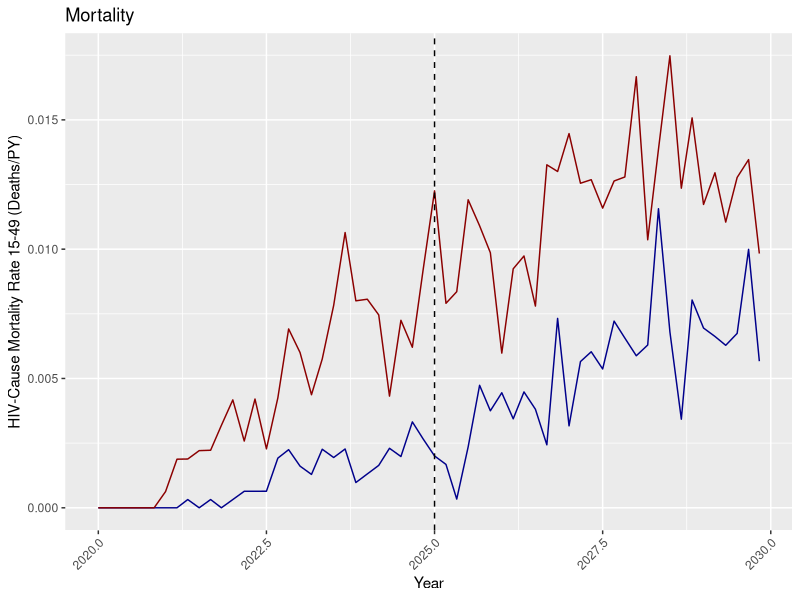
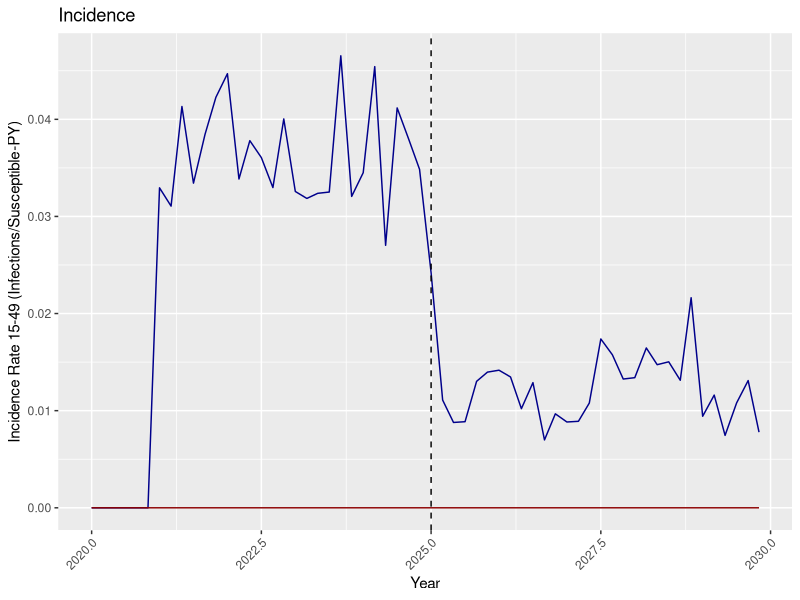
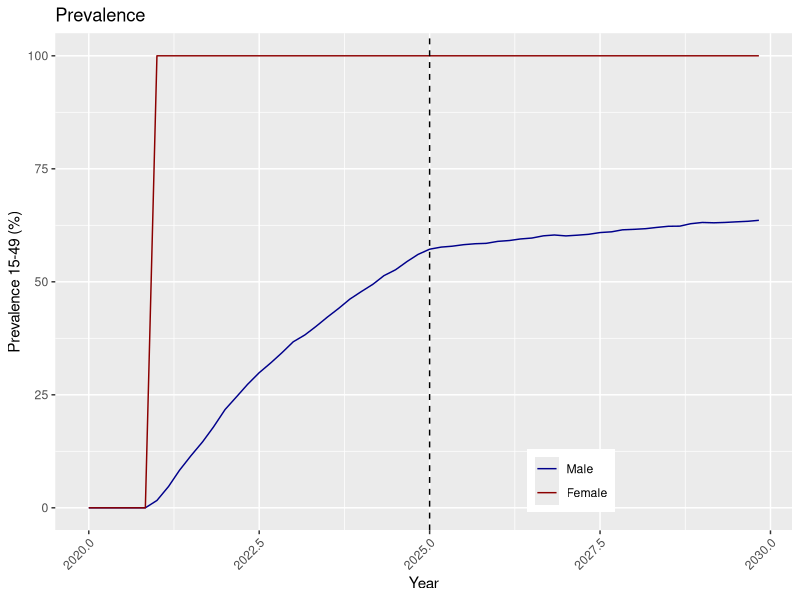

Here is the R script that generated these plots, in order:
# SUMMARY: Plot HIV prevalence, incidence rate, and mortality rate for ages 15-49 by gender
# INPUT: output/ReportHIVByAgeAndGender.csv
# OUTPUT: figs/HIV_Summary.png

rm( list=ls( all=TRUE ) )
graphics.off()

library(reshape)
library(ggplot2)
library(gridExtra)


VMMC_YEAR = 2025

fig_dir = 'figs'
if( !file.exists(fig_dir) ) {
    dir.create(fig_dir)
}

dat = read.csv(file.path("output", "ReportHIVByAgeAndGender.csv"))

prevalent.m = melt(dat, 
    id=c("Year", "Gender", "Age"),
    measure=c("Population", "Infected", "On_ART"))

incident.m = melt(dat, 
    id=c("Year", "Gender", "Age"),
    measure=c("Died", "Died_from_HIV", "Newly.Infected"))

Years = unique(prevalent.m$Year)
nYears = 2*floor(length(Years)/2)   # Make it even
midYears = Years[seq(0,nYears-1) %% 2 == 0]   # First is mid-year

# midYear function for stitching half years together
midYear = function(year) {
    if( any(midYears == year) ) {
        return(year)
    }

    idx = which(year == Years)
    stopifnot(idx > 0)
    return( Years[[idx-1]] )
}

prevalent.m = prevalent.m[prevalent.m$Year %in% midYears,]
prevalent.c = cast(prevalent.m, Year + Gender~ variable, sum, subset=(Age>=15 & Age<50))

incident.m$Year = sapply(incident.m$Year, midYear)
incident.c = cast(incident.m, Year + Gender ~ variable, sum, subset=(Age>=15 & Age<50))

both.c = merge(prevalent.c, incident.c, by=c("Year", "Gender"))
both.c$Prevalence = 100 * both.c$Infected / both.c$Population
both.c$IncidenceRate = both.c$Newly.Infected / (both.c$Population - both.c$Infected)
both.c$IncidenceRate[ is.nan(both.c$IncidenceRate) ] = 0
both.c$IncidenceRate[ is.infinite(both.c$IncidenceRate) ] = 0
both.c$HIVCauseMortalityRate = both.c$Died_from_HIV / both.c$Population
both.c$Gender = factor(both.c$Gender, labels=c("Male", "Female"))

p.prevalence = ggplot(both.c, aes(x=Year, y=Prevalence, colour=Gender)) +
    geom_line() +
    geom_vline(xintercept=VMMC_YEAR, colour="black", linetype="dashed") + 
    scale_color_manual(values=c("darkblue", "darkred")) +
    theme(axis.text.x = element_text(angle = 45, hjust = 1)) +
    theme(legend.position=c(0.7,0.1)) +
    theme(legend.title=element_blank()) +
    xlab( "Year" ) +
    ylab( "Prevalence 15-49 (%)" ) +
    ggtitle( "Prevalence" )


p.incidence = ggplot(both.c, aes(x=Year, y=IncidenceRate, colour=Gender)) +
    geom_line() +
    geom_vline(xintercept=VMMC_YEAR, colour="black", linetype="dashed") + 
    scale_color_manual(values=c("darkblue", "darkred")) +
    theme(axis.text.x = element_text(angle = 45, hjust = 1)) +
    theme(legend.position="none") +
    theme(legend.title=element_blank()) +
    xlab( "Year" ) +
    ylab( "Incidence Rate 15-49 (Infections/Susceptible-PY)" ) +
    ggtitle( "Incidence" )

p.deaths = ggplot(both.c, aes(x=Year, y=HIVCauseMortalityRate, colour=Gender)) +
    geom_line() +
    geom_vline(xintercept=VMMC_YEAR, colour="black", linetype="dashed") + 
    scale_color_manual(values=c("darkblue", "darkred")) +
    theme(axis.text.x = element_text(angle = 45, hjust = 1)) +
    theme(legend.position="none") +
    theme(legend.title=element_blank()) +
    xlab( "Year" ) +
    ylab( "HIV-Cause Mortality Rate 15-49 (Deaths/PY)" ) +
    ggtitle( "Mortality" )

q = arrangeGrob(p.prevalence, p.incidence, p.deaths, nrow=1,ncol=3)

ggsave(file.path(fig_dir,"HIV_Summary.png"), plot=q, width=6, height=4)
